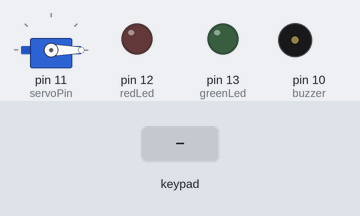
Simulated run of this sketch. Board: Arduino Uno, built with avr-gcc and run on an emulated ATmega328P. Shown: servo, output pins drawn as LEDs (lit = HIGH), buzzer (waves = sounding, pin HIGH). Inputs (shaded band) come from the test bench. What the sketch prints to the serial monitor is not drawn.

Above: at 1.7 s.
1.8 s: keypad keys 1 3 3 7 pressed 0.4 s apart
At 2.08 s:
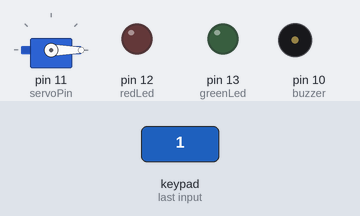
4.9 s: key 'E' pressed
At 6.3 s:
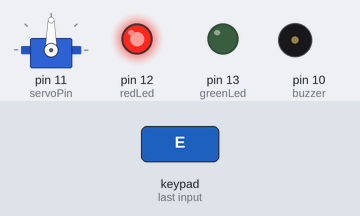
7.9 s: key '2' pressed
At 9.2 s:
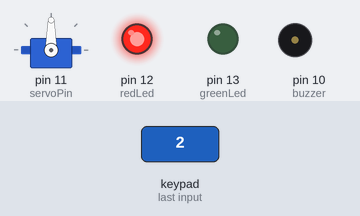
9.5 s: key 'E' pressed
At 10.9 s:
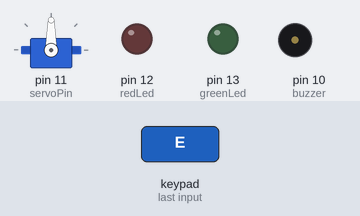
Timing chart, 0 to 12.1 s (numbered marks = the images above; inputs shaded):
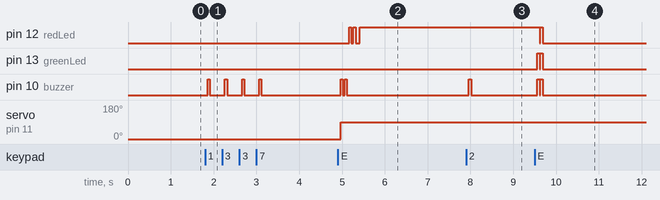

Measured:
- after the input at 1.8 s, pin 10 (buzzer): alternates HIGH for 0.05 s and LOW for 0.35 s, 8 changes in all, then stays LOW, starting after 0.06 s
- after the input at 4.9 s, pin 12 (redLed): alternates HIGH for 0.05 s and LOW for 0.08 s, 5 changes in all, then stays HIGH, starting after 0.27 s; pin 10 (buzzer): alternates HIGH for 0.05 s and LOW for 0.05 s, 4 changes in all, then stays LOW, starting after 0.07 s; servo on pin 11 (servoPin): 0° → 90° after 0.06 s
- after the input at 7.9 s, pin 10 (buzzer): LOW → HIGH after 0.06 s, → LOW 0.05 s later
- after the input at 9.5 s, pin 12 (redLed): HIGH → LOW after 0.11 s, → HIGH 0.02 s later, → LOW 0.05 s later; pin 13 (greenLed), pin 10 (buzzer): alternates HIGH for 0.05 s and LOW for 0.02 s, 4 changes in all, then stays LOW, starting after 0.06 s

The sketch:

password_keypad.ino
```cpp
#include <Servo.h>
#include <Keypad.h>
#include <Password.h>

int servoPin = 11;
int buzzer = 10;
int greenLed = 13;
int redLed = 12;
int state = 1;


String newPasswordString; //hold the new password
char newPassword[6]; //charater string of newPasswordString

Password password = Password( "1337" );
Servo Servo1;


byte maxPasswordLength = 6;
byte currentPasswordLength = 0;

const byte ROWS = 4; // Four rows
const byte COLS = 3; // Three columns
// Define the Keymap
char keys[ROWS][COLS] = {
  {'1','2','3'},
  {'4','5','6'},
  {'7','8','9'},
  {'S','0','E'}
};
// Connect keypad ROW0, ROW1, ROW2 and ROW3 to these Arduino pins.
byte rowPins[ROWS] = { 3, 8, 7, 5 };
// Connect keypad COL0, COL1 and COL2 to these Arduino pins.
byte colPins[COLS] = { 4, 2, 6 };

// Create the Keypad
Keypad keypad = Keypad( makeKeymap(keys), rowPins, colPins, ROWS, COLS );

void setup(){
   Serial.begin(9600);
   Servo1.attach(servoPin);
   pinMode(10, OUTPUT);//buzzer
   pinMode(greenLed, OUTPUT);
   pinMode(redLed, OUTPUT);
   Servo1.write(0); //Set servo to 0 degrees
   delay(500);
   Serial.println("Lock is ready!");
}

void loop(){
   char key = keypad.getKey();
   if (key != NO_KEY){
      delay(60);
      switch (key){
      case 'A': break;
      case 'B': break;
      case 'C': break;
      case 'D': break;
      case 'E': checkPassword(); break;
      case 'S': resetPassword(); break;
      default: processNumberKey(key);
      }
   }

}

void processNumberKey(char key) {
   Serial.print(key);
   currentPasswordLength++;
   password.append(key);
   digitalWrite(buzzer, HIGH);
   delay(50);
   digitalWrite(buzzer, LOW);
   if (currentPasswordLength == maxPasswordLength) {
      checkPassword();
   }
}

void checkPassword() {
   if (password.evaluate()){
    if (state == 0){
      Servo1.write(0); //Set servo to 0 degrees
      Serial.println("Unlocked");
      state = 1;
      lockAndUnlockBeep();
      blinkGreenLed();
    }
    else if (state == 1) {
      Servo1.write(90); //Set servo to 180 degrees
      state = 0;
      Serial.println("Locked");
      lockAndUnlockBeep();
      blinkRedLed();

    }

   } else {
      Serial.println(" Fel pin!");
      wrongBlink();
   }
   resetPassword();
}

void resetPassword() {
   password.reset();
   currentPasswordLength = 0;
}

void mario() {
  sing(1);
}

int song = 0;

void lockAndUnlockBeep() {
  digitalWrite(buzzer, HIGH);
  delay(50);
  digitalWrite(buzzer, LOW);
  delay(50);
  digitalWrite(buzzer, HIGH);
  delay(50);
  digitalWrite(buzzer, LOW);
  delay(50);
}

void blinkGreenLed() {

      digitalWrite(redLed, LOW);
      digitalWrite(greenLed, HIGH);
      delay(50);
      digitalWrite(greenLed, LOW);
      delay(50);
      digitalWrite(greenLed, HIGH);
      delay(50);
      digitalWrite(greenLed, LOW);
      delay(100);
      digitalWrite(greenLed, HIGH);
}

void blinkRedLed() {

      digitalWrite(greenLed, LOW);
      digitalWrite(redLed, HIGH);
      delay(50);
      digitalWrite(redLed, LOW);
      delay(50);
      digitalWrite(redLed, HIGH);
      delay(50);
      digitalWrite(redLed, LOW);
      delay(100);
      digitalWrite(redLed, HIGH);
}

void wrongBlink(){

digitalWrite(redLed, LOW);
digitalWrite(greenLed, LOW);


digitalWrite(redLed, HIGH);
digitalWrite(greenLed, HIGH);
digitalWrite(buzzer, HIGH);
delay(50);
digitalWrite(redLed, LOW);
digitalWrite(greenLed, LOW);
digitalWrite(buzzer, LOW);
delay(20);
digitalWrite(redLed, HIGH);
digitalWrite(greenLed, HIGH);
digitalWrite(buzzer, HIGH);
delay(50);
digitalWrite(redLed, LOW);
digitalWrite(greenLed, LOW);
digitalWrite(buzzer, LOW);
}
```

music.ino
```cpp
//notes
#define NOTE_B0  31
#define NOTE_C1  33
#define NOTE_CS1 35
#define NOTE_D1  37
#define NOTE_DS1 39
#define NOTE_E1  41
#define NOTE_F1  44
#define NOTE_FS1 46
#define NOTE_G1  49
#define NOTE_GS1 52
#define NOTE_A1  55
#define NOTE_AS1 58
#define NOTE_B1  62
#define NOTE_C2  65
#define NOTE_CS2 69
#define NOTE_D2  73
#define NOTE_DS2 78
#define NOTE_E2  82
#define NOTE_F2  87
#define NOTE_FS2 93
#define NOTE_G2  98
#define NOTE_GS2 104
#define NOTE_A2  110
#define NOTE_AS2 117
#define NOTE_B2  123
#define NOTE_C3  131
#define NOTE_CS3 139
#define NOTE_D3  147
#define NOTE_DS3 156
#define NOTE_E3  165
#define NOTE_F3  175
#define NOTE_FS3 185
#define NOTE_G3  196
#define NOTE_GS3 208
#define NOTE_A3  220
#define NOTE_AS3 233
#define NOTE_B3  247
#define NOTE_C4  262
#define NOTE_CS4 277
#define NOTE_D4  294
#define NOTE_DS4 311
#define NOTE_E4  330
#define NOTE_F4  349
#define NOTE_FS4 370
#define NOTE_G4  392
#define NOTE_GS4 415
#define NOTE_A4  440
#define NOTE_AS4 466
#define NOTE_B4  494
#define NOTE_C5  523
#define NOTE_CS5 554
#define NOTE_D5  587
#define NOTE_DS5 622
#define NOTE_E5  659
#define NOTE_F5  698
#define NOTE_FS5 740
#define NOTE_G5  784
#define NOTE_GS5 831
#define NOTE_A5  880
#define NOTE_AS5 932
#define NOTE_B5  988
#define NOTE_C6  1047
#define NOTE_CS6 1109
#define NOTE_D6  1175
#define NOTE_DS6 1245
#define NOTE_E6  1319
#define NOTE_F6  1397
#define NOTE_FS6 1480
#define NOTE_G6  1568
#define NOTE_GS6 1661
#define NOTE_A6  1760
#define NOTE_AS6 1865
#define NOTE_B6  1976
#define NOTE_C7  2093
#define NOTE_CS7 2217
#define NOTE_D7  2349
#define NOTE_DS7 2489
#define NOTE_E7  2637
#define NOTE_F7  2794
#define NOTE_FS7 2960
#define NOTE_G7  3136
#define NOTE_GS7 3322
#define NOTE_A7  3520
#define NOTE_AS7 3729
#define NOTE_B7  3951
#define NOTE_C8  4186
#define NOTE_CS8 4435
#define NOTE_D8  4699
#define NOTE_DS8 4978
#define melodyPin 9
///notes


int melody[] = {
  NOTE_E7, NOTE_E7, 0, NOTE_E7,
  0, NOTE_C7, NOTE_E7, 0,
  NOTE_G7, 0, 0,  0,
  NOTE_G6, 0, 0, 0,

  NOTE_C7, 0, 0, NOTE_G6,
  0, 0, NOTE_E6, 0,
  0, NOTE_A6, 0, NOTE_B6,
  0, NOTE_AS6, NOTE_A6, 0,

  NOTE_G6, NOTE_E7, NOTE_G7,
  NOTE_A7, 0, NOTE_F7, NOTE_G7,
  0, NOTE_E7, 0, NOTE_C7,
  NOTE_D7, NOTE_B6, 0, 0,

  NOTE_C7, 0, 0, NOTE_G6,
  0, 0, NOTE_E6, 0,
  0, NOTE_A6, 0, NOTE_B6,
  0, NOTE_AS6, NOTE_A6, 0,

  NOTE_G6, NOTE_E7, NOTE_G7,
  NOTE_A7, 0, NOTE_F7, NOTE_G7,
  0, NOTE_E7, 0, NOTE_C7,
  NOTE_D7, NOTE_B6, 0, 0
};


int tempo[] = {
  12, 12, 12, 12,
  12, 12, 12, 12,
  12, 12, 12, 12,
  12, 12, 12, 12,

  12, 12, 12, 12,
  12, 12, 12, 12,
  12, 12, 12, 12,
  12, 12, 12, 12,

  9, 9, 9,
  12, 12, 12, 12,
  12, 12, 12, 12,
  12, 12, 12, 12,

  12, 12, 12, 12,
  12, 12, 12, 12,
  12, 12, 12, 12,
  12, 12, 12, 12,

  9, 9, 9,
  12, 12, 12, 12,
  12, 12, 12, 12,
  12, 12, 12, 12,
};

int underworld_melody[] = {
  NOTE_C4, NOTE_C5, NOTE_A3, NOTE_A4,
  NOTE_AS3, NOTE_AS4, 0,
  0,
  NOTE_C4, NOTE_C5, NOTE_A3, NOTE_A4,
  NOTE_AS3, NOTE_AS4, 0,
  0,
  NOTE_F3, NOTE_F4, NOTE_D3, NOTE_D4,
  NOTE_DS3, NOTE_DS4, 0,
  0,
  NOTE_F3, NOTE_F4, NOTE_D3, NOTE_D4,
  NOTE_DS3, NOTE_DS4, 0,
  0, NOTE_DS4, NOTE_CS4, NOTE_D4,
  NOTE_CS4, NOTE_DS4,
  NOTE_DS4, NOTE_GS3,
  NOTE_G3, NOTE_CS4,
  NOTE_C4, NOTE_FS4, NOTE_F4, NOTE_E3, NOTE_AS4, NOTE_A4,
  NOTE_GS4, NOTE_DS4, NOTE_B3,
  NOTE_AS3, NOTE_A3, NOTE_GS3,
  0, 0, 0
};

int underworld_tempo[] = {
  12, 12, 12, 12,
  12, 12, 6,
  3,
  12, 12, 12, 12,
  12, 12, 6,
  3,
  12, 12, 12, 12,
  12, 12, 6,
  3,
  12, 12, 12, 12,
  12, 12, 6,
  6, 18, 18, 18,
  6, 6,
  6, 6,
  6, 6,
  18, 18, 18, 18, 18, 18,
  10, 10, 10,
  10, 10, 10,
  3, 3, 3
};


void sing(int s) {
  // iterate over the notes of the melody:
  song = s;
  if (song == 2) {
    Serial.println(" 'Underworld Theme'");
    int size = sizeof(underworld_melody) / sizeof(int);
    for (int thisNote = 0; thisNote < size; thisNote++) {

      // to calculate the note duration, take one second
      // divided by the note type.
      //e.g. quarter note = 1000 / 4, eighth note = 1000/8, etc.
      int noteDuration = 1000 / underworld_tempo[thisNote];

      buzz(melodyPin, underworld_melody[thisNote], noteDuration);

      // to distinguish the notes, set a minimum time between them.
      // the note's duration + 30% seems to work well:
      int pauseBetweenNotes = noteDuration * 1.30;
      delay(pauseBetweenNotes);

      // stop the tone playing:
      buzz(melodyPin, 0, noteDuration);
      Serial.println("Mario is dead");
    }

  } else {

    Serial.println(" 'Mario Theme'");
    int size = sizeof(melody) / sizeof(int);
    for (int thisNote = 0; thisNote < size; thisNote++) {

      // to calculate the note duration, take one second
      // divided by the note type.
      //e.g. quarter note = 1000 / 4, eighth note = 1000/8, etc.
      int noteDuration = 1000 / tempo[thisNote];

      buzz(melodyPin, melody[thisNote], noteDuration);

      // to distinguish the notes, set a minimum time between them.
      // the note's duration + 30% seems to work well:
      int pauseBetweenNotes = noteDuration * 1.30;
      delay(pauseBetweenNotes);

      // stop the tone playing:
      buzz(melodyPin, 0, noteDuration);

    }
  }
}

void buzz(int targetPin, long frequency, long length) {
  digitalWrite(13, HIGH);
  long delayValue = 1000000 / frequency / 2; // calculate the delay value between transitions
  //// 1 second's worth of microseconds, divided by the frequency, then split in half since
  //// there are two phases to each cycle
  long numCycles = frequency * length / 1000; // calculate the number of cycles for proper timing
  //// multiply frequency, which is really cycles per second, by the number of seconds to
  //// get the total number of cycles to produce
  for (long i = 0; i < numCycles; i++) { // for the calculated length of time...
    digitalWrite(targetPin, HIGH); // write the buzzer pin high to push out the diaphram
    delayMicroseconds(delayValue); // wait for the calculated delay value
    digitalWrite(targetPin, LOW); // write the buzzer pin low to pull back the diaphram
    delayMicroseconds(delayValue); // wait again or the calculated delay value
  }
  digitalWrite(13, LOW);

}
```
